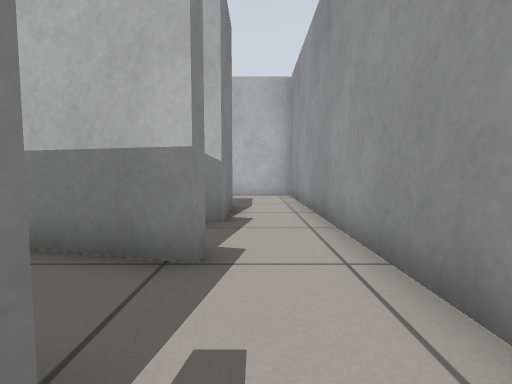
View 1 (above)

17 first-person views from a walk through a world built for the Gazebo simulator. The camera is 0.5 m above the floor, tilts 4° down and sees 85° across. The floor is counted in squares, 0.5 m on a side. Each view is taken from the middle of a square. On the plan, view 1 faces up. The plan holds only what a view shows up to about 11 squares ahead; the rest is blank.

View 2
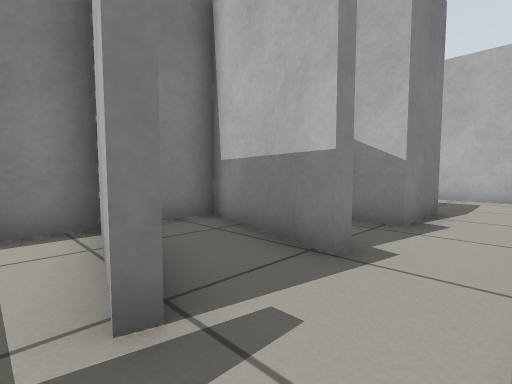

View 3
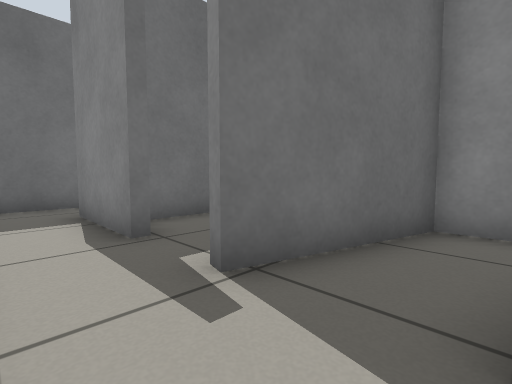

View 4
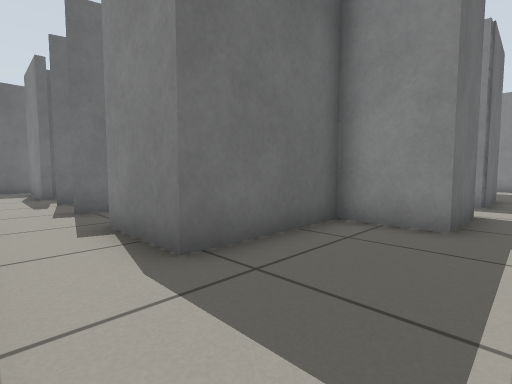

View 5
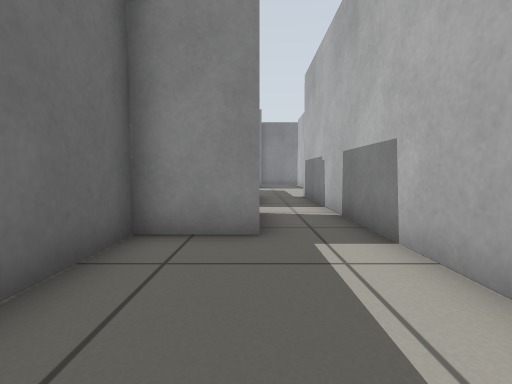

View 6
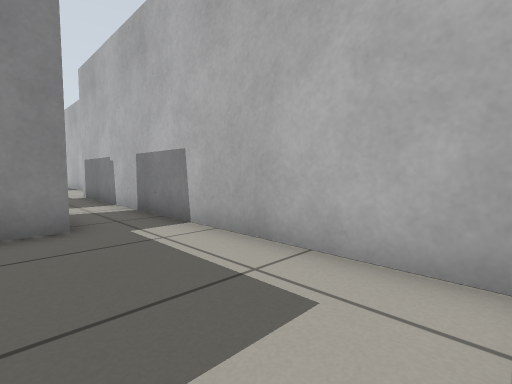

View 7
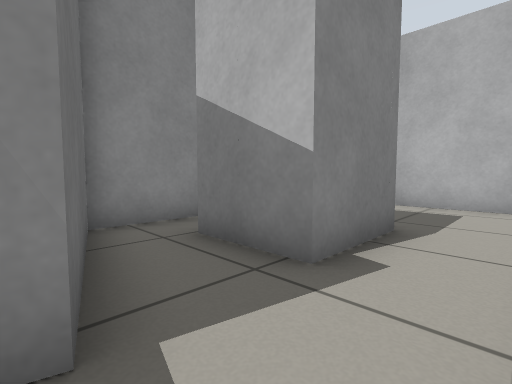

View 8
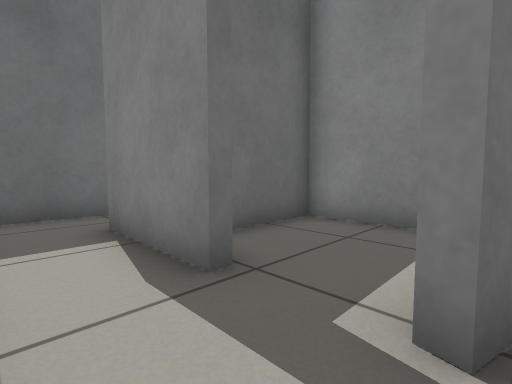

View 9
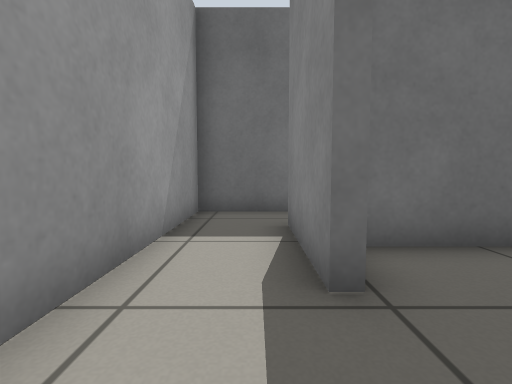

View 10
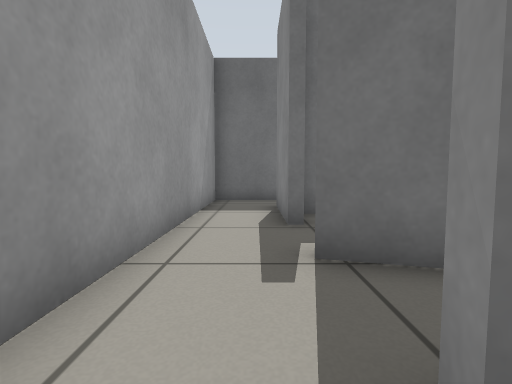

View 11
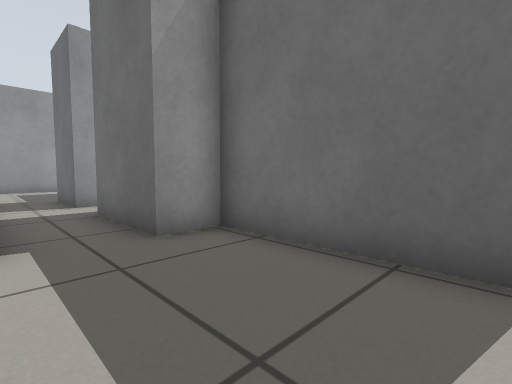

View 12
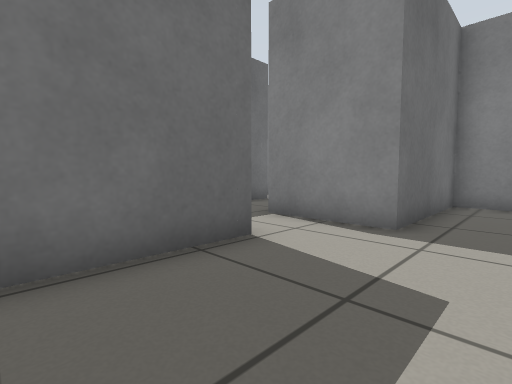

View 13
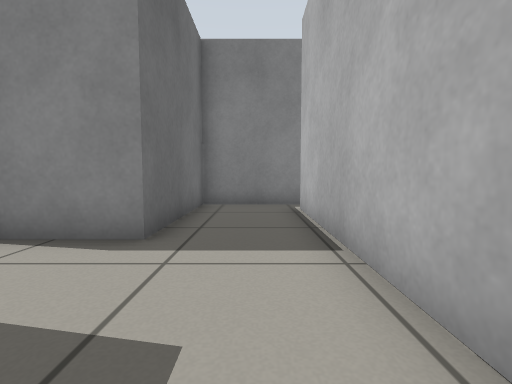

View 14
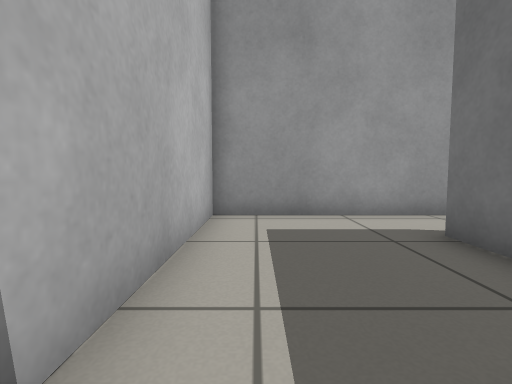

View 15
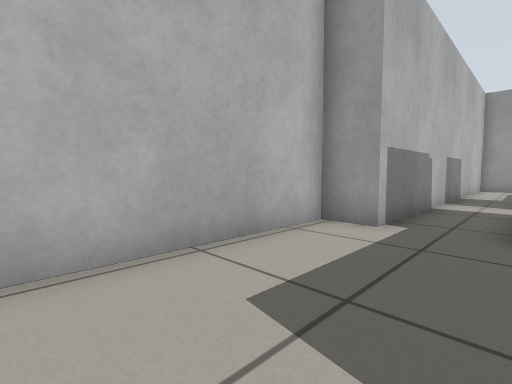

View 16
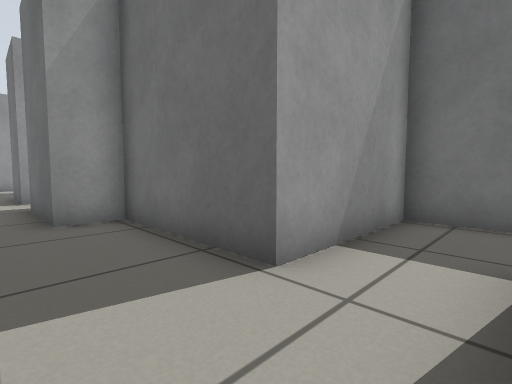

View 17
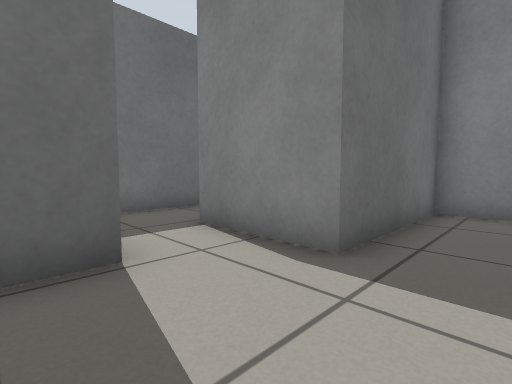

### Floor plan
Points are (right, up) in squares from view 1. A wall is a line through its corners. A room is listed if a view was taken in it or the views show most of it. See-through windows are left out.
Room 1 (views 1, 2)
walls: (-1, -1.3) (-0.6, -1.3) (-0.6, -4.4); (-0.6, 0.5) (-4.4, 1.5) (-4.4, -2.7) (-1.1, -2.7); (-1.3, -6.1) (1.5, -6.1) (1.5, 0.6)
ways out: opening at (0.5, 1) to room 2
Room 2 (views 3, 7, 8, 9, 10)
walls: (-0.6, 3.3) (-0.7, 3) (-4.4, 4) (-4.4, 1.8) (-0.6, 0.8); (1.5, 0.6) (1.5, 4.6)
ways out: opening at (0.5, 1) to room 1; opening at (0.5, 4) to room 3
Room 3 (views 4, 5, 6, 14)
walls: (-4.4, 6.6) (-4.4, 4.3) (-0.6, 3.3); (1.5, 4.6) (1.5, 12) (-7.4, 12); (-6.9, 10.1) (-4.4, 10.1) (-4.4, 8) (-0.6, 8) (-0.6, 5.5) (-2.9, 5.5)
ways out: opening at (0.5, 4) to room 2; opening at (-7, 11)
Room 4 (views 11, 12, 13, 15, 16, 17)
walls: (-16.1, 7.4) (-16.1, 8.8) (-11.9, 8.8) (-11.9, 10.1); (-11.9, 12) (-11.9, 13.2) (-21.6, 13.2); (-22.7, 12.5) (-22.7, 10.3) (-18.1, 10.3) (-18.1, 7.2)
ways out: opening at (-22, 13); opening at (-17, 8.5); opening at (-12, 11)

Where each view was taken, in squares from view 1:
view 1: 0 up, 0 right, facing up
view 2: 0 up, 1 right, facing up-left
view 3: 3 up, 1 right, facing down-left
view 4: 11 up, 1 right, facing down-left
view 5: 10 up, 0 right, facing left
view 6: 9 up, 1 right, facing up-left
view 7: 3 up, 1 right, facing up-left
view 8: 1 up, 1 right, facing down-left
view 9: 1 up, 0 right, facing down
view 10: 4 up, 0 right, facing down
view 11: 12 up, 16 left, facing down-right
view 12: 12 up, 13 left, facing down-left
view 13: 12 up, 14 left, facing left
view 14: 11 up, 5 left, facing right
view 15: 10 up, 17 left, facing up-right
view 16: 11 up, 18 left, facing down-right
view 17: 12 up, 15 left, facing down-left
